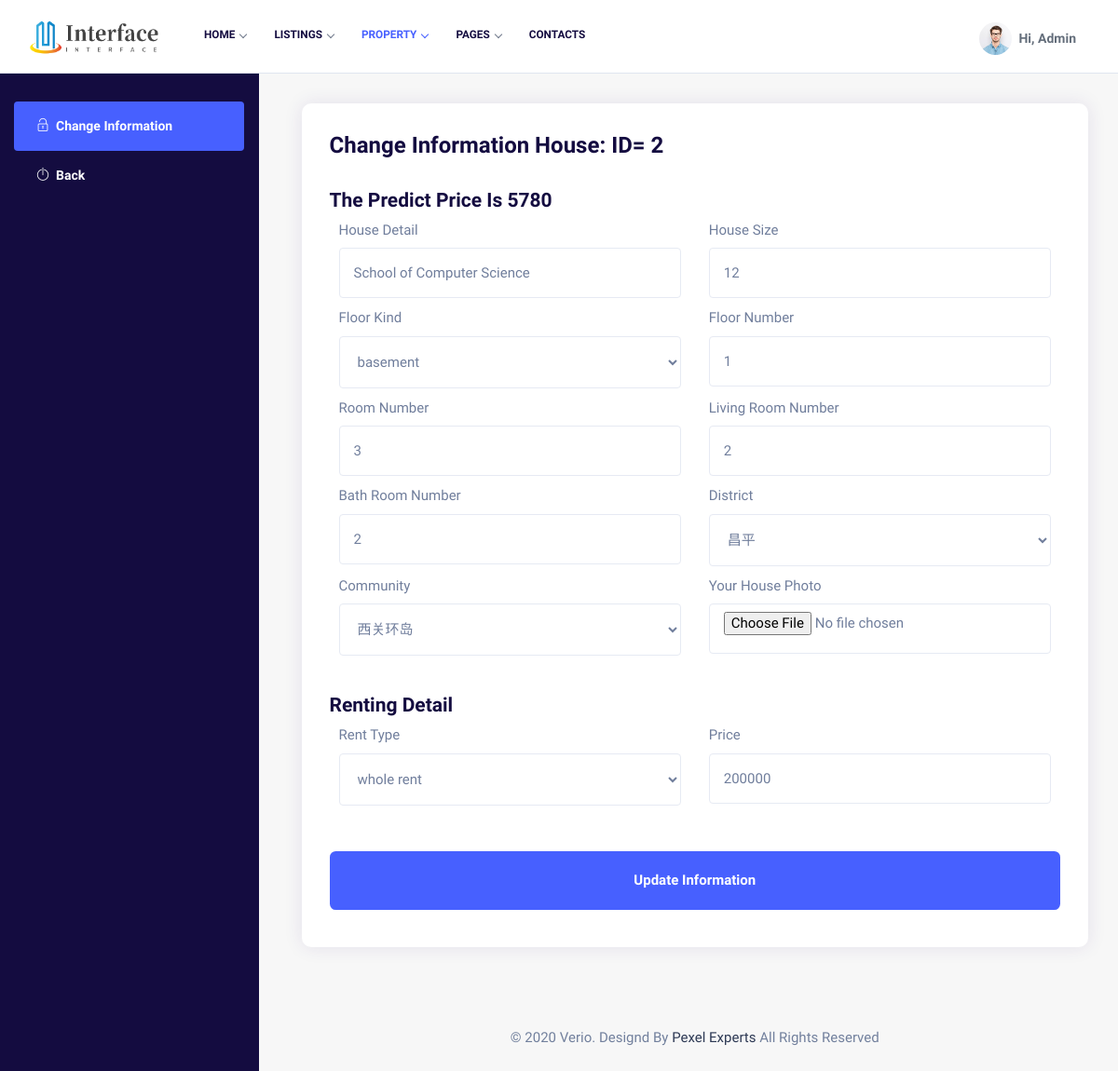
Page /house_change/2 (signed in) on the committed database.
### webapp/models.py (models this page shows, shortened)
class House(db.Model):
    id = db.Column(db.Integer, primary_key=True)
    name = db.Column(db.String, index=True)
    size = db.Column(db.Integer, index=True)
    floor_kind = db.Column(db.Integer, index=True)
    floor_number = db.Column(db.String, index=True)
    room_number = db.Column(db.Integer, index=True)
    living_number = db.Column(db.Integer, index=True)
    bath_number = db.Column(db.Integer, index=True)
    rent_type = db.Column(db.Integer, index=True)
    district_id = db.Column(db.Integer, index=True)
    community_id = db.Column(db.Integer, index=True)
    price = db.Column(db.Integer, index=True)
    predicted_price = db.Column(db.Integer, index=True)
    image_name = db.Column(db.String, index=True)
    user_id = db.Column(db.Integer, db.ForeignKey('user.id'))

### webapp/routes.py (the view)
@app.route('/house_change/<house_id>', methods=['GET', 'POST'])
def house_change(house_id):
    form = ChangeHouseForm()
    username = session.get("USERNAME")
    if not session.get("USERNAME") is None:
        houseid = house_id
        ph_dir = Config.PH_UPLOAD_DIR
        if form.validate_on_submit():
            file = form.imagename.data
            filename = random_filename(file.filename)
            file.save(os.path.join(ph_dir, filename))
            user_in_db = User.query.filter(User.username == session.get("USERNAME")).first()
            prediction = model.predict([[form.size.data, form.floorkind.data, form.roomnumber.data,
                                         form.livingnumber.data, form.bathnumber.data, form.renttype.data,
                                         form.districtid.data, form.communityid.data]])
            output = int(prediction[0])
            house_in_db = House.query.filter(House.id == houseid).first()
            house_in_db.name = form.housename.data
            house_in_db.size = form.size.data
            house_in_db.floor_kind = form.floorkind.data
            house_in_db.floor_number = form.floornumber.data
            house_in_db.room_number = form.roomnumber.data
            house_in_db.living_number = form.livingnumber.data
            house_in_db.bath_number = form.bathnumber.data
            house_in_db.rent_type = form.renttype.data
            house_in_db.district_id = form.districtid.data
            house_in_db.community_id = form.communityid.data
            house_in_db.price = form.price.data
            house_in_db.predicted_price = output
            house_in_db.image_name = filename
            house_in_db.user_id = user_in_db.id
            db.session.commit()
            return redirect(url_for('my_houselist'))
        else:
            house_in_db = House.query.filter(House.id == houseid).first()
            form.housename.data = house_in_db.name
            form.size.data = house_in_db.size
            form.floorkind.data = house_in_db.floor_kind
            form.floornumber.data = house_in_db.floor_number
            form.roomnumber.data = house_in_db.room_number
            form.livingnumber.data = house_in_db.living_number
            form.bathnumber.data = house_in_db.bath_number
            form.renttype.data = house_in_db.rent_type
            form.districtid.data = house_in_db.district_id
            form.communityid.data = house_in_db.community_id
            form.price.data = house_in_db.price
            form.imagename.data = house_in_db.image_name
        house_in_db = House.query.filter(House.id == houseid).first()
        predrictprice = house_in_db.predicted_price
        return render_template("house_change.html", username=username, houseid=houseid, predrictprice=predrictprice, form=form)

### webapp/templates/house_change.html (shortened to what this page needs)
{% extends "base_After.html" %}
{% block content %}
			<section class="gray p-0">
				<div class="container-fluid p-0">
					<div class="row">
						<div class="col-lg-3 col-md-4 col-sm-12">
							<div class="property_dashboard_navbar">
								<div class="dash_user_menues">
									<ul>
										<li class="active"><a href="house_change"><i class="ti-unlock"></i>Change Information</a></li>
                                        <li><a href="my_houselist"><i class="ti-power-off"></i>Back</a></li>
									</ul>
								</div>
							</div>
						</div>
						<div class="col-lg-9 col-md-8 col-sm-12">
							<div class="dashboard-body">
								<div class="dashboard-wraper">
                                    <form action="" method="post" enctype="multipart/form-data">
									    <div class="frm_submit_block">
										    <h3>Change Information House: ID= {{ houseid }}</h3>
                                            <br>
                                            <h4>The Predict Price is {{ predrictprice }}</h4>
										    <div class="frm_submit_wrap">
											    <div class="form-row">
												    <div class="form-group col-md-6">
                                                        {{ form.housename.label }}<br>
                                                        {{ form.housename (class="form-control" ,placeholder="Enter your house name") }}
												    </div>
												    <div class="form-group col-md-6">
                                                        {{ form.size.label }}<br>
                                                        {{ form.size (class="form-control" ,placeholder="Enter your house size") }}
												    </div>
												    <div class="form-group col-md-6">
                                                        {{ form.floorkind.label }}<br>
                                                        {{ form.floorkind (class="form-control")}}
												    </div>
												    <div class="form-group col-md-6">
                                                        {{ form.floornumber.label }}<br>
                                                        {{ form.floornumber (class="form-control" ,placeholder="Enter your house floor") }}
												    </div>
												    <div class="form-group col-md-6">
                                                        {{ form.roomnumber.label }}<br>
                                                        {{ form.roomnumber(class="form-control" ,placeholder="Enter your room number") }}
												    </div>
												    <div class="form-group col-md-6">
                                                        {{ form.livingnumber.label }}<br>
                                                        {{ form.livingnumber (class="form-control" ,placeholder="Enter your living room number") }}
												    </div>
												    <div class="form-group col-md-6">
                                                        {{ form.bathnumber.label }}<br>
                                                        {{ form.bathnumber (class="form-control" ,placeholder="Enter your bath room number") }}
												    </div>
                                                    <div class="form-group col-md-6">
                                                        {{ form.districtid.label }}<br>
                                                        {{ form.districtid (class="form-control")}}
												    </div>
                                                    <div class="form-group col-md-6">
                                                        {{ form.communityid.label }}<br>
                                                        {{ form.communityid (class="form-control")}}
												    </div>
                                                    <div class="form-group col-md-6">
                                                        {{ form.imagename.label }}<br>
                                                        {{ form.imagename (class="form-control")}}
												    </div>
											    </div>
										    </div>
									    </div>
									    <div class="frm_submit_block">
										    <h4>Renting Detail</h4>
										    <div class="frm_submit_wrap">
											    <div class="form-row">
												    <div class="form-group col-md-6">
                                                        {{ form.renttype.label }}<br>
                                                        {{ form.renttype (class="form-control")}}
												    </div>
                                                    <div class="form-group col-md-6">
                                                        {{ form.price.label }}<br>
                                                        {{ form.price (class="form-control" ,placeholder="Enter your price") }}
												    </div>
											    </div>
										    </div>
									    </div>
                                        <div class="form-group col-lg-12 col-md-12">
                                            {{ form.change(class="btn btn-md full-width pop-login bg-2") }}
                                        </div>
                                    </form>
								</div>
								<div class="row">
									<div class="col-md-12 col-lg-12 mt-4">
										<footer class="text-center">
											<p class="mb-0">© 2020 Verio. Designd By <a href="#">Pexel Experts</a> All Rights Reserved</p>
										</footer>
									</div>
								</div>
							</div>
						</div>
					</div>
				</div>
			</section>
{% endblock %}

### webapp/static/assets/css/colors.css (style rules this page uses)
.yellow-skin .theme-bg,.yellow-skin .property_search_filter label:hover, .yellow-skin .property_search_filter label.active, .yellow-skin li.login-attri.theme-log a, .yellow-skin .range-slider .ui-slider .ui-slider-handle, .yellow-skin .range-slider .ui-widget-header, .yellow-skin .packages_bottombody .btn-pricing:hover, .yellow-skin .packages_bottombody .btn-pricing:focus .yellow-skin .select2-container--default .select2-results__option--highlighted[aria-selected], .yellow-skin .pagination li:first-child a, .yellow-skin .btn.btn-theme, .yellow-skin .btn.btn-theme:hover, .yellow-skin .btn.btn-theme:focus, .yellow-skin .btn.search-btn, .yellow-skin .btn-theme-2:hover, .yellow-skin .btn-theme-2:focus, .yellow-skin .btn-outline-theme:hover, .yellow-skin .btn-outline-theme:focus, .yellow-skin .btn.search-btn, .yellow-skin .simple-search-wrap .pk-input-group .pk-subscribe-submit, .yellow-skin .btn.search-btn-outline:hover, .yellow-skin .btn.search-btn-outline:focus, .yellow-skin .single_property_style.property-1 .listing-detail-btn .more-btn, .yellow-skin .home-slider-desc .read-more, .yellow-skin .nav-tabs .nav-item.show .nav-link, .yellow-skin .nav-tabs .nav-link.active, .yellow-skin .checkbox-custom:checked + .checkbox-custom-label:before, .yellow-skin .radio-custom:checked + .radio-custom-label:before, .yellow-skin .btn.pop-login, .yellow-skin .single_widgets.widget_search form button, .yellow-skin .single_widgets.widget_tags ul li a:hover, .yellow-skin .single_widgets.widget_tags ul li a:focus, .yellow-skin .pagination>.active>a, .yellow-skin .pagination>.active>a:focus, .yellow-skin .pagination>.active>a:hover, .yellow-skin .pagination>.active>span, .yellow-skin .pagination>.active>span:focus, .yellow-skin .pagination>.active>span:hover, .yellow-skin .pagination>li>a:focus, .yellow-skin .pagination>li>a:hover { background-color:#f95d02; background:#f95d02; }
.yellow-skin a.link:hover, .yellow-skin a.link:focus, .yellow-skin a:hover, a:focus, .yellow-skin .theme-cl, .yellow-skin .btn.btn-theme-light, .yellow-skin .bl-continue, .yellow-skin .header-dark-transparent.header-fixed .attributes li.submit-attri a, .yellow-skin nav .menu li a.active, .yellow-skin nav .menu li.dropdown.open > a, .yellow-skin nav .menu .mg-menu li a i, .yellow-skin nav .menu li a:hover, .yellow-skin .recommended .pr-value, .yellow-skin .btn-outline-theme, .yellow-skin .attributes li.submit-attri.theme-log a, .yellow-skin .btn.search-btn-outline, .yellow-skin .dw-proprty-info li, .yellow-skin .ps-trep .ps-type, .yellow-skin .dash_user_menues ul li.active a, .yellow-skin span.mod-close, .yellow-skin .blog-page .article_detail_wrapss blockquote .icon, .yellow-skin .single_article_pagination .article_pagination_center_grid a, .yellow-skin .blog-page .article_detail_wrapss .comment-area .all-comments article .comment-details .comment-meta .comment-left-meta .comment-date, .yellow-skin .cn-info-icon i, .yellow-skin .client-info h5, .yellow-skin .listing-card-info-price { color:#f95d02; }
.yellow-skin .pagination>.active>a, .yellow-skin .pagination>.active>a:focus, .yellow-skin .pagination>.active>a:hover, .yellow-skin .pagination>.active>span, .yellow-skin .pagination>.active>span:focus, .yellow-skin .pagination>.active>span:hover, .yellow-skin .pagination>li>a:focus, .yellow-skin .pagination>li>a:hover, .yellow-skin .pagination li:first-child a, .yellow-skin .range-slider .ui-slider .ui-slider-handle, .yellow-skin .attributes li.submit-attri.theme-log a, .yellow-skin .header-dark-transparent.header-fixed .attributes li.submit-attri a, .yellow-skin .btn.btn-theme, .yellow-skin .btn-theme-2:hover, .yellow-skin .btn-theme-2:focus, .yellow-skin .btn.btn-theme:hover, .yellow-skin .btn.btn-theme:focus, .yellow-skin .btn-outline-theme:hover, .yellow-skin .btn-outline-theme:focus, .yellow-skin .btn-outline-theme, .yellow-skin .simple-search-wrap .pk-input-group .pk-subscribe-submit, .yellow-skin .btn.search-btn-outline, .yellow-skin .btn.search-btn-outline:hover, .yellow-skin .btn.search-btn-outline:focus, .yellow-skin .single_property_style.property-1 .listing-detail-btn .more-btn, .yellow-skin .nav-tabs .nav-item.show .nav-link, .yellow-skin .nav-tabs .nav-link.active, .yellow-skin .btn.pop-login, .yellow-skin .single_widgets.widget_tags ul li a:hover, .yellow-skin .single_widgets.widget_tags ul li a:focus { border-color:#f95d02; }

### rows in the picture
House: predicted_price "5780", size "12", price "200000"

### other values in the picture
{{ houseid }} "2"
